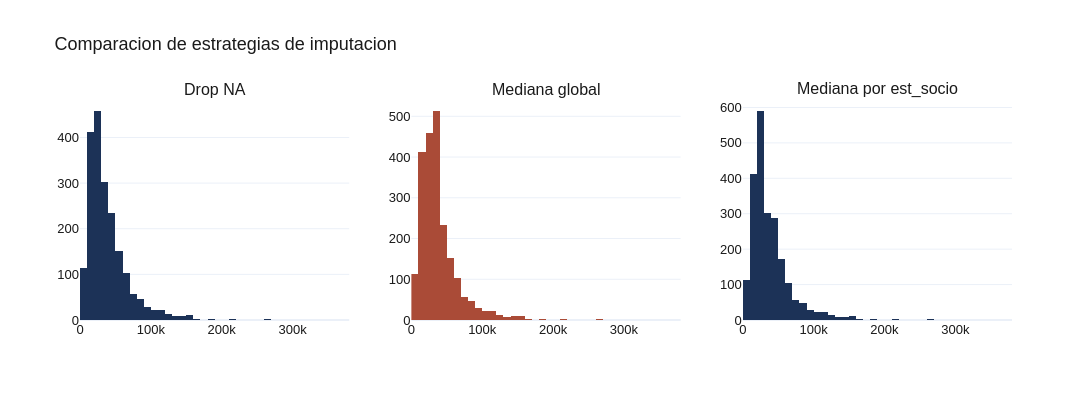

Notebook source saved alongside this figure:
### Code cell
fig = make_subplots(rows=1, cols=3, subplot_titles=("Drop NA", "Mediana global", "Mediana por est_socio"))
for i, (s, color) in enumerate(zip([s_dropna, s_median, s_grupo], [NAVY, TERRA, NAVY])):
    fig.add_trace(go.Histogram(x=s, nbinsx=50, marker_color=color, showlegend=False), row=1, col=i+1)
fig.update_layout(template=PLOTLY_TEMPLATE, font=PLOTLY_FONT, width=1200, height=400,
                  title="Comparacion de estrategias de imputacion")
fig.show()

print(f"Std original:           {df['ing_cor'].std():>12,.0f}")
print(f"Std tras dropna:        {s_dropna.std():>12,.0f}")
print(f"Std tras mediana glob:  {s_median.std():>12,.0f}  <- varianza colapsada")
print(f"Std tras mediana grupo: {s_grupo.std():>12,.0f}")

### Figure 1 — Plotly figure (JSON) as saved in the notebook; plotly's stock layout.template omitted (floating-point values rounded to 4 significant figures; data arrays with more than 128 entries replaced by an {"elided": "..."} marker saying what was removed)
{"data": [{"marker": {"color": "#1C3257"}, "nbinsx": 50, "showlegend": false, "type": "histogram", "x": {"elided": "2010 float values"}, "xaxis": "x", "yaxis": "y"}, {"marker": {"color": "#AA4B37"}, "nbinsx": 50, "showlegend": false, "type": "histogram", "x": {"elided": "2220 float values"}, "xaxis": "x2", "yaxis": "y2"}, {"marker": {"color": "#1C3257"}, "nbinsx": 50, "showlegend": false, "type": "histogram", "x": {"elided": "2220 float values"}, "xaxis": "x3", "yaxis": "y3"}], "layout": {"annotations": [{"font": {"size": 16}, "showarrow": false, "text": "Drop NA", "x": 0.1444, "xanchor": "center", "xref": "paper", "y": 1, "yanchor": "bottom", "yref": "paper"}, {"font": {"size": 16}, "showarrow": false, "text": "Mediana global", "x": 0.5, "xanchor": "center", "xref": "paper", "y": 1, "yanchor": "bottom", "yref": "paper"}, {"font": {"size": 16}, "showarrow": false, "text": "Mediana por est_socio", "x": 0.8556, "xanchor": "center", "xref": "paper", "y": 1, "yanchor": "bottom", "yref": "paper"}], "font": {"color": "#1A1A1A", "family": "Helvetica, Arial, sans-serif", "size": 13}, "height": 400, "title": {"text": "Comparacion de estrategias de imputacion"}, "width": 1200, "xaxis": {"anchor": "y", "domain": [0, 0.2889]}, "xaxis2": {"anchor": "y2", "domain": [0.3556, 0.6444]}, "xaxis3": {"anchor": "y3", "domain": [0.7111, 1]}, "yaxis": {"anchor": "x", "domain": [0, 1]}, "yaxis2": {"anchor": "x2", "domain": [0, 1]}, "yaxis3": {"anchor": "x3", "domain": [0, 1]}}}
